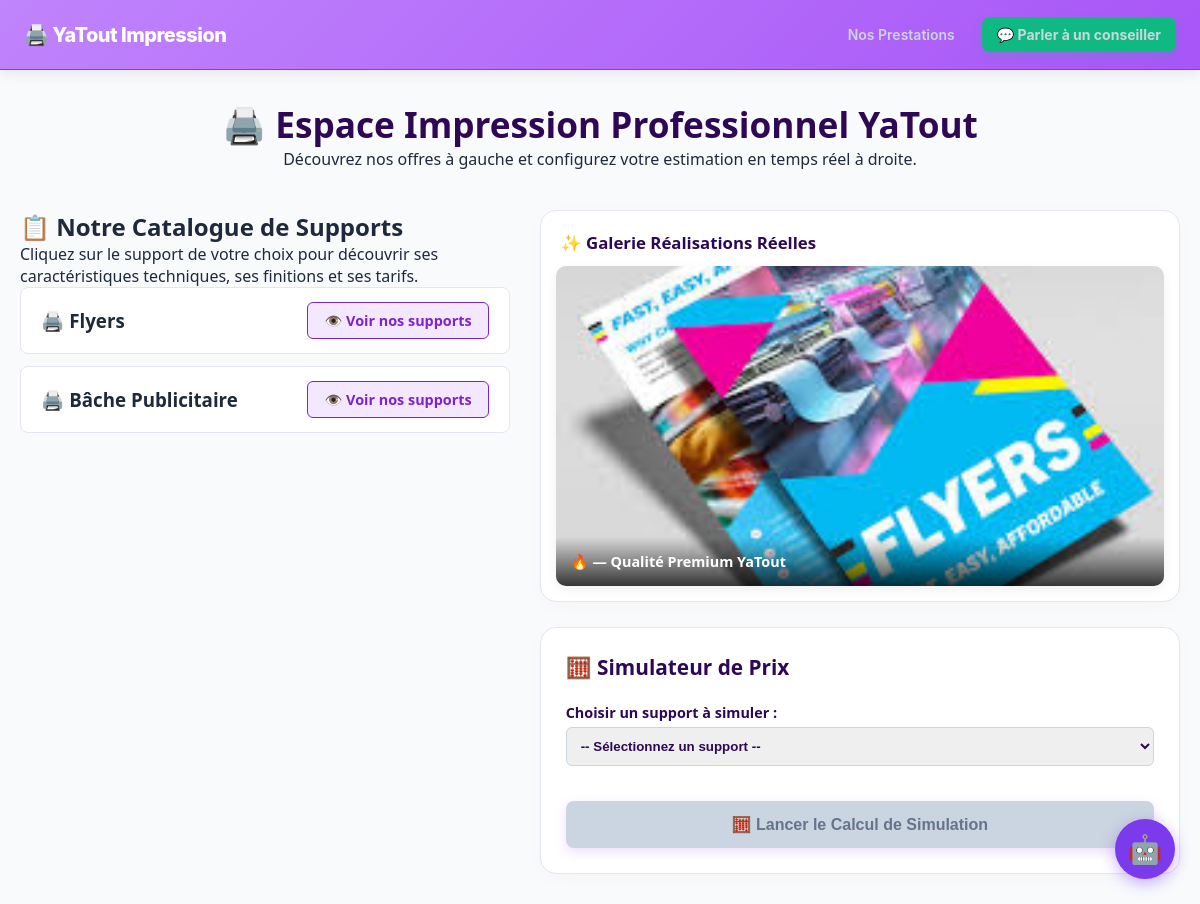
Screenshot of /impressions/ (signed in) with the database file from the repository.
### shop/models.py (models this page shows, shortened)
class Prestation(models.Model):
    CHOIX_UNITE = [
        ('SURFACE', 'Au mètre carré (Bâche, Vinyle, Affiche)'),
        ('FLYER', 'Lots & Paliers par Format (Flyer, Dépliant, Carte)'),
        ('UNITE', 'À l\'unité simple (Roll-up, Goodies, Reliure)'),
        ('PAGES', 'Au document multipage (Brochure, Catalogue)'),
    ]
    titre = models.CharField(max_length=200, verbose_name="Nom de la prestation")
    description = models.TextField(blank=True, verbose_name="Description")
    type_unite = models.CharField(max_length=10, choices=CHOIX_UNITE, default='UNITE', verbose_name="Type de calcul")
    image = models.ImageField(upload_to='prestations/', blank=True, null=True, verbose_name="Image du produit")
    remise_custom = models.IntegerField(default=0, verbose_name="Remise sur-mesure (%)")
    class Meta:
        db_table = 'shop_prestation'

### shop/views.py (the view, shortened to what this page needs)
# urls.py: path('impressions/', views.page_impressions, name='page_impressions'),
def page_impressions(request):
    prestations = Prestation.objects.all()
    if 'simulation_print' not in request.session:
        request.session['simulation_print'] = {
            'prestation_id': None,
            'quantite': 1
        }
    sim = request.session['simulation_print']
    item_selectionne = None
    quantite_actuelle = sim.get('quantite', 1)
    total_brut = 0
    remise_panier = int(total_brut * 0.05)
    total_final = total_brut - remise_panier
    exemples_realisations = Prestation.objects.all()
    toutes_les_commandes = CommandeImpression.objects.all().order_by('-date_commande')
    return render(request, 'shop/impressions.html', {
        'prestations': prestations,
        'item_selectionne': item_selectionne,
        'quantite_actuelle': quantite_actuelle,
        'total_brut': total_brut,
        'remise_panier': remise_panier,
        'total_final': total_final,
        'exemples_realisations': exemples_realisations,
        'toutes_les_commandes': toutes_les_commandes, # 🚀 Indispensable pour remplir votre tableau
    })

### shop/templates/shop/impressions.html (shortened to what this page needs)
{% extends 'shop/base.html' %}
{% load static %}
{% block content %}
<div class="print-container">
    <div class="print-title-box">
        <h1 id="titre-secret-admin">🖨️ Espace Impression Professionnel YaTout</h1>
        <p>Découvrez nos offres à gauche et configurez votre estimation en temps réel à droite.</p>
    </div>
    <div class="print-layout">
        <div class="products-column">
    <div class="catalog-header">
        <h2>📋 Notre Catalogue de Supports</h2>
        <p>Cliquez sur le support de votre choix pour découvrir ses caractéristiques techniques, ses finitions et ses tarifs.</p>
    </div>
    <div class="catalog-list">
        {% for prest in prestations %}
                    <div class="item-list-row">
                        <h3>🖨️ {{ prest.titre }}</h3>
                        <a href="{% url 'page_prestations' %}#prestation-{{ prest.id }}" class="btn-link-prestation">
                            👁️ Voir nos supports
                        </a>
                    </div>
                {% empty %}
                    <p>Aucun support configuré.</p>
                {% endfor %}
            </div>
        </div>
        <div class="cart-column">
            <div class="cart-sticky" style="padding: 15px;">
                <h3 style="color: #2e0854; margin: 5px 0 12px 5px; font-size: 1.05rem; display: flex; align-items: center; gap: 6px; font-weight: bold;">
                    ✨ Galerie Réalisations Réelles
                </h3>
                <div class="carousel-container" style="position: relative; width: 100%; height: 320px; overflow: hidden; border-radius: 10px; box-shadow: 0 4px 12px rgba(0,0,0,0.06);">
                    {% for produit in exemples_realisations %}
                        <div class="carousel-slide" style="display: {% if forloop.first %}block{% else %}none{% endif %}; width: 100%; height: 100%; position: relative;">
                            {% if produit.image %}
                                <img src="{{ produit.image.url }}" alt="{{ produit.nom }}" style="width: 100%; height: 100%; object-fit: cover;">
                            {% else %}
                                <div style="width: 100%; height: 100%; background: #e2e8f0; display: flex; align-items: center; justify-content: center; color: #4b5563;">📷 Image non disponible</div>
                            {% endif %}
                            <div style="position: absolute; bottom: 0; left: 0; right: 0; background: linear-gradient(transparent, rgba(0,0,0,0.75)); padding: 15px; color: white; font-size: 0.9rem; font-weight: bold;">
                                🔥 {{ produit.nom }} — Qualité Premium YaTout
                            </div>
                        </div>
                    {% endfor %}
                </div>
            </div>
            <div class="cart-sticky">
                <h2 style="color: #2e0854; font-size: 1.3rem; margin-top: 0;">🧮 Simulateur de Prix</h2><br>
                <form method="POST" style="margin-bottom: 20px;">
                    <label style="font-weight: bold; font-size: 0.9rem; color: #2e0854; display: block; margin-bottom: 5px;">Choisir un support à simuler :</label>
                    <select name="prestation_id" id="js-select-support" class="select-support" onchange="this.form.submit()">
                        <option value="">-- Sélectionnez un support --</option>
                    </select>
                </form>
                <button id="btn-calculateur" class="btn-submit-order" style="display: block; width: 100%; margin-top: 15px;" {% if not item_selectionne %}disabled{% endif %}>
                    🧮 Lancer le Calcul de Simulation
                </button>
            </div>
        </div>
    </div>
</div>
{% endblock %}

### shop/static/shop/js/css/style.css (style rules this page uses)
* { box-sizing: border-box; margin: 0; padding: 0; }
.btn-submit-order { display: block; width: 100%; background-color: #a855f7; color: #ffffff; border: none; padding: 15px; border-radius: 8px; font-size: 1.05rem; font-weight: 700; cursor: pointer; margin-top: 25px; box-shadow: 0 4px 12px rgba(168, 85, 247, 0.2); transition: all 0.2s ease; }
html { scroll-behavior: smooth; }

### shop/templates/shop/base.html (style rules this page uses)
html, body { max-width: 100% !important; overflow-x: hidden !important; margin: 0; padding: 0; width: 100% !important; background-color: #f8fafc; font-family: 'Inter', system-ui, -apple-system, sans-serif !important; }
*, *:before, *:after { box-sizing: border-box !important; }
h1, h2, h3, h4, p, span, div { max-width: 100% !important; word-wrap: break-word !important; overflow-wrap: break-word !important; }

### shop/templates/shop/impressions.html (style rules this page uses)
.print-container { max-width: 1200px; margin: 30px auto; padding: 0 20px; font-family: system-ui, sans-serif; }
.print-title-box { text-align: center; margin-bottom: 40px; }
.print-title-box h1 { color: #2e0854; font-size: 2.2rem; cursor: default; user-select: none; -webkit-user-select: none; }
.print-layout { display: flex; gap: 30px; align-items: flex-start; }
.products-column { flex: 1.3; }
.cart-column { flex: 1.7; min-width: 450px; display: flex; flex-direction: column; gap: 25px; }
.catalog-list { display: flex; flex-direction: column; gap: 12px; }
.item-list-row { background: white; border: 1px solid #e8e3f0; border-radius: 8px; padding: 14px 20px; display: flex; justify-content: space-between; align-items: center; }
.btn-link-prestation { background: #f3e8ff; color: #7b24cc; border: 1px solid #7b24cc; padding: 8px 16px; font-weight: bold; border-radius: 6px; text-decoration: none; font-size: 0.9rem; transition: all 0.2s; }
.cart-sticky { background: white; border: 1px solid #e8e3f0; padding: 25px; border-radius: 16px; box-shadow: 0 4px 20px rgba(0,0,0,0.02); }
.select-support { width: 100%; padding: 10px; border-radius: 6px; border: 1px solid #cbd5e1; font-weight: 600; color: #2e0854; margin-bottom: 15px; }
.btn-submit-order { width: 100%; padding: 14px; background: #7b24cc; color: white; border: none; font-weight: bold; border-radius: 8px; cursor: pointer; font-size: 1rem; transition: background 0.2s; }
.btn-submit-order:disabled { background: #cbd5e1; color: #64748b; cursor: not-allowed; }

### rows the page displays
Prestation: titre "Flyers", image (picture)
Prestation: titre "Bâche Publicitaire"
